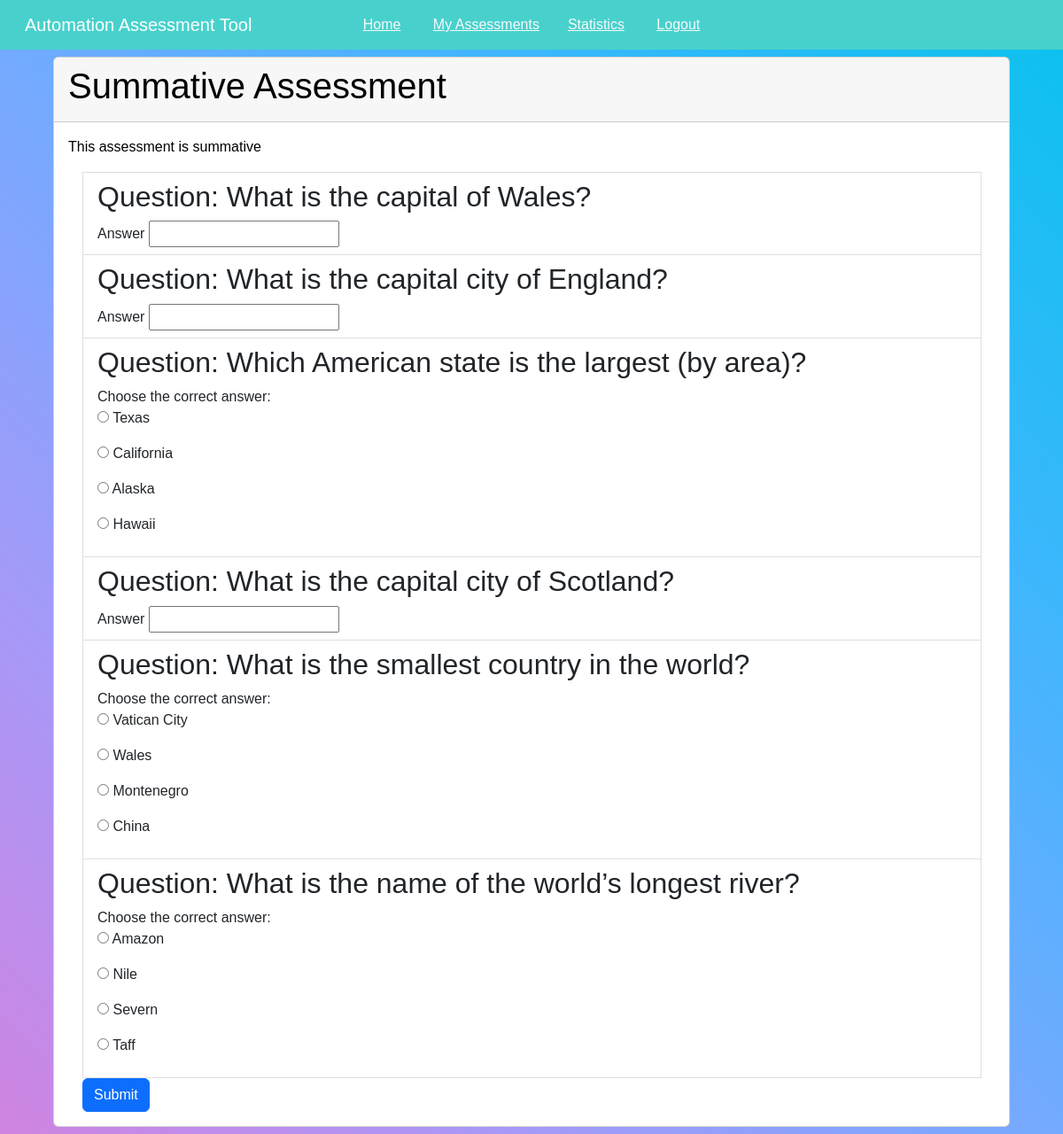
Screenshot of /assessment/1 (signed in) with the database file from the repository.
### AATApp/models.py (models this page shows)
class Assessment(db.Model):
    id = db.Column(db.Integer, primary_key=True, unique=True, nullable=False)
    is_summative = db.Column(db.Boolean, default=False)
    title = db.Column(db.Text)
    description = db.Column(db.Text)
    creator_id = db.Column(
        db.Integer, db.ForeignKey('user.id'), nullable=False)

class Questions(db.Model):
    id = db.Column(db.Integer, primary_key=True, unique=True, nullable=False)
    is_multiple_choice = db.Column(db.Boolean, default=False, nullable=False)
    question = db.Column(db.Integer, nullable=False)
    """
  If the question is short answer (is_multiple_choice = False), all four
  choices should be left empty and "answer" should contain the expected
  answer. If the question is multiple choice (is_multiple_choice = True), all
  four choices should be filled in and "answer" should contain the name of the
  column which contains the correct answer (e.g. "choice3").
  """
    choice1 = db.Column(db.Text)
    choice2 = db.Column(db.Text)
    choice3 = db.Column(db.Text)
    choice4 = db.Column(db.Text)
    answer = db.Column(db.Text, nullable=False)
    feedback = db.Column(db.Text, nullable=False)
    creator_id = db.Column(
        db.Integer, db.ForeignKey('user.id'), nullable=False)

### AATApp/routes/assessmentroutes.py (the view, shortened to what this page needs)
@app.route('/assessment/<int:assessment_id>', methods=['GET', 'POST'])
def assessment(assessment_id):
  assessment = Assessment.query.get_or_404(assessment_id)
  assessment_questions = AssessmentQuestions.query.filter_by(assessment_id=assessment.id).all()
  questions = []
  for q in assessment_questions:
    question_query = Questions.query.get_or_404(q.question_id)
    questions.append(question_query)
  mqforms = {}
  saforms = {}
  for question in questions:
    aq = AssessmentQuestions.query.filter_by(assessment_id=assessment.id, question_id=question.id).first()
    aq_id = aq.id
    if question.is_multiple_choice:
        mqforms['mq' + str(question.id)] = MultipleChoiceForm(prefix=f'mq{question.id}', aq_id=aq_id)
    else:
        saforms['sa' + str(question.id)] = ShortAnswerForm(prefix=f'sa{question.id}', aq_id=aq_id)
  last_q = questions[-1]
  if last_q.is_multiple_choice:
    last_form = mqforms['mq' + str(last_q.id)]
  else:
    last_form = saforms['sa' + str(last_q.id)]
  if current_user.is_authenticated:
    return render_template('assessment.html',
                          title=assessment.title,
                          assessment=assessment,
                          questions=questions,
                          mqforms=mqforms,
                          saforms=saforms,
                          last_form=last_form)
  flash('You must be logged in to view this page.')
  return redirect(url_for('login'))

### AATApp/forms.py
class ShortAnswerForm(FlaskForm):
    answer = StringField('Answer', validators=[DataRequired()])
    question_number = 0
    aq_id = HiddenField('assessment_question_id')
    submit = SubmitField('Submit')

class MultipleChoiceForm(FlaskForm):
    form_choices = RadioField('Choose the correct answer:',
                              choices=[('choice1', 'A: '),
                                       ('choice2', 'B: '),
                                       ('choice3', 'C: '),
                                       ('choice4', 'D: ')],
                              validators=[DataRequired()])
    question_number = 0
    aq_id = HiddenField('assessment_question_id')
    submit = SubmitField('Submit')

### AATApp/models.py (called while the page is built)
@login_manager.user_loader
def load_user(user_id):
    return User.query.get(int(user_id))

### AATApp/templates/assessment.html (shortened to what this page needs)
{% extends "layout.html" %}
{% block content %}
<div class="card-header">
  <h1>{{ assessment.title }}</h1>
</div>
<div class="card-item p-3">
  <p>{{ assessment.description }}</p>
  <ul class="list-group mx-3" style="width: 97%">
    <form method="post">
      {% for question in questions %}
      <div class="list-group-item">
        <h2>Question: {{question.question}}</h2>
        {% if question.is_multiple_choice %}
          {% set form = 'mq' ~ question.id %}
            {% if current_user.is_student %}
              {{ mqforms[form].form_choices.label }}
              {% set myarr = [question.choice1, question.choice2, question.choice3, question.choice4] %}
              {% for choice in mqforms[form].form_choices %}
                <p>{{ choice }} {{ myarr[loop.index - 1] }}</p>
              {% endfor %}
            {% endif %}
        {% else %}
          {% set form = 'sa' ~ question.id %}
            {% if current_user.is_student %}
              {{ saforms[form].answer.label }} {{ saforms[form].answer }}
            {% elif current_user.is_admin %}
              <p>Answer: {{ question.answer }}</p>
            {% endif %}
        {% endif %}
      </div>
      {% endfor %}
      {% if current_user.is_student %}
        {{ last_form.submit (class="btn btn-primary")}}
      {% elif current_user.is_admin %}
        <div class="my-2">
          <a href="/assessment/edit/{{ assessment.id }}" class="btn btn-primary">Edit Assessment</a>
          <a href="/assessment/delete/{{ assessment.id }}" class="btn btn-danger">Delete Assessment</a>
        </div>
      {% endif %}
    </form>
  </ul>
</div>
{% endblock content %}

### AATApp/static/style.css (style rules this page uses)
body { font-family: helvetica, sans-serif; background-color: #fff; color: #002699; }

### rows the page displays
Assessment: title "Summative Assessment", description "This assessment is summative"
Questions: question "What is the capital of Wales?", saforms "Answer"
Questions: question "What is the capital city of England?", saforms "Answer"
Questions: question "Which American state is the largest (by area)?", mqforms "Choose the correct answer:", choice1 "Texas" "California" "Alaska" "Hawaii"
Questions: question "What is the capital city of Scotland?", saforms "Answer"
Questions: question "What is the smallest country in the world?", mqforms "Choose the correct answer:", choice1 "Vatican City" "Wales" "Montenegro" "China"
Questions: question "What is the name of the world’s longest river?", mqforms "Choose the correct answer:", choice1 "Amazon" "Nile" "Severn" "Taff"
